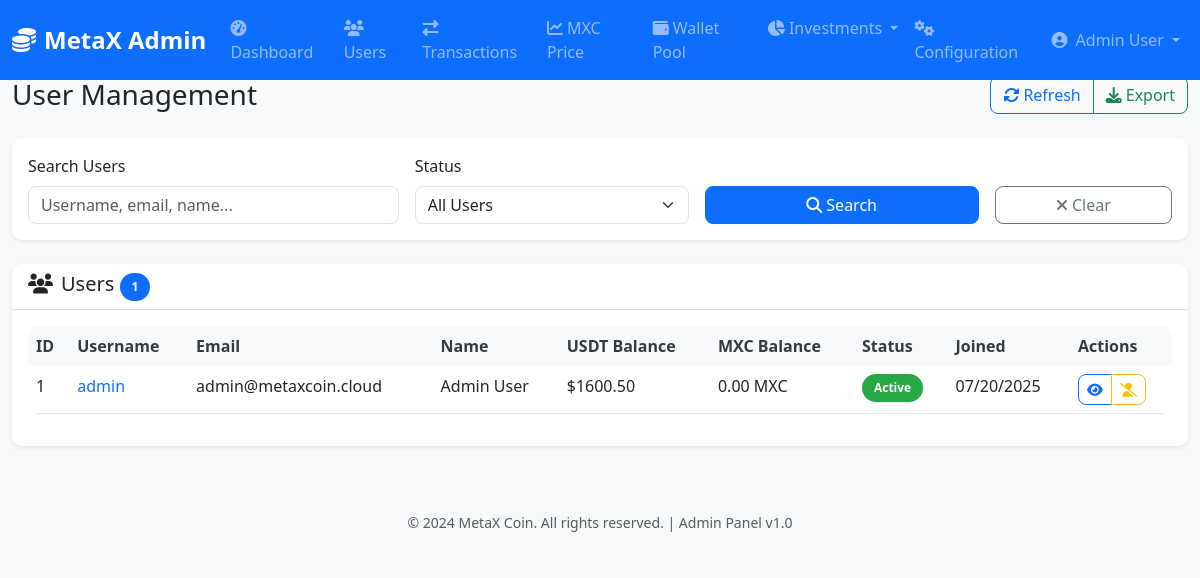
Page /admin/users (signed in) on the committed database.
### models/user.py (models this page shows, shortened)
class User(db.Model):
    __tablename__ = 'users'
    id = db.Column(db.Integer, primary_key=True)
    username = db.Column(db.String(50), unique=True, nullable=False, index=True)
    email = db.Column(db.String(255), unique=True, nullable=False, index=True)
    password_hash = db.Column(db.String(255), nullable=False)
    first_name = db.Column(db.String(100), nullable=False)
    last_name = db.Column(db.String(100), nullable=False)
    phone = db.Column(db.String(20))
    date_of_birth = db.Column(db.Date)
    sponsor_id = db.Column(db.Integer, db.ForeignKey('users.id'), index=True)
    referral_code = db.Column(db.String(20), unique=True, nullable=False, index=True)
    is_active = db.Column(db.Boolean, default=True, nullable=False)
    is_verified = db.Column(db.Boolean, default=False, nullable=False)
    is_admin = db.Column(db.Boolean, default=False, nullable=False)
    rank = db.Column(db.String(20), default='Bronze')
    total_investment = db.Column(db.Numeric(20, 8), default=0, nullable=False)
    total_earnings = db.Column(db.Numeric(20, 8), default=0, nullable=False)
    created_at = db.Column(db.DateTime, default=datetime.utcnow, nullable=False)
    updated_at = db.Column(db.DateTime, default=datetime.utcnow, onupdate=datetime.utcnow)
    last_login = db.Column(db.DateTime)
    sponsor = db.relationship('User', remote_side=[id], backref='referrals')
    wallets = db.relationship('Wallet', backref='user', lazy='dynamic', cascade='all, delete-orphan')
    transactions = db.relationship('Transaction', backref='user', lazy='dynamic')
    incomes = db.relationship('Income', foreign_keys='Income.user_id', backref='user', lazy='dynamic')
    wallet_assignments = db.relationship('WalletAssignment', backref='user', lazy='dynamic')
    def get_wallet_balance(self, wallet_type):
        from .wallet import Wallet
        wallet = Wallet.query.filter_by(user_id=self.id, wallet_type=wallet_type).first()
        return float(wallet.balance) if wallet else 0.0

### models/wallet.py (models this page shows, shortened)
class Wallet(db.Model):
    __tablename__ = 'wallets'
    id = db.Column(db.Integer, primary_key=True)
    user_id = db.Column(db.Integer, db.ForeignKey('users.id'), nullable=False, index=True)
    wallet_type = db.Column(db.String(50), nullable=False, index=True)
    balance = db.Column(db.Numeric(20, 8), default=0, nullable=False)
    locked_balance = db.Column(db.Numeric(20, 8), default=0, nullable=False)
    created_at = db.Column(db.DateTime, default=datetime.utcnow, nullable=False)
    updated_at = db.Column(db.DateTime, default=datetime.utcnow, onupdate=datetime.utcnow)
    __table_args__ = (
        db.UniqueConstraint('user_id', 'wallet_type', name='unique_user_wallet_type'),
        db.Index('idx_user_wallet_type', 'user_id', 'wallet_type'),
    )

### admin/web_routes.py (the view, shortened to what this page needs)
@admin_web_bp.route('/users')
@admin_session_required
def users():
    try:
        page = request.args.get('page', 1, type=int)
        per_page = 20
        search = request.args.get('search', '').strip()
        status = request.args.get('status', 'all')
        query = User.query
        if status == 'active':
            query = query.filter_by(is_active=True)
        elif status == 'inactive':
            query = query.filter_by(is_active=False)
        users_pagination = query.order_by(desc(User.created_at)).paginate(
            page=page, per_page=per_page, error_out=False
        )
        return render_template('admin/users.html',
                             users=users_pagination,
                             search=search,
                             status=status)
    except Exception as e:
        flash(f'Error loading users: {str(e)}', 'error')
        return render_template('admin/users.html', users=None, search='', status='all')

### auth/routes.py (called while the page is built)
@auth_bp.before_app_request
def check_if_token_revoked():
    try:
        if request.endpoint and 'auth' in request.endpoint:
            jti = get_jwt().get('jti')
            if jti in blacklisted_tokens:
                return jsonify({'error': 'Token has been revoked'}), 401
    except:
        pass  # No JWT in request

### auth/utils.py (called while the page is built)
def admin_session_required(f):
    @wraps(f)
    def decorated_function(*args, **kwargs):
        from flask import session, redirect, url_for, flash
        if 'admin_user_id' not in session or 'admin_access_token' not in session:
            flash('Please log in to access the admin panel', 'warning')
            return redirect(url_for('admin_web.login'))
        user = User.query.get(session['admin_user_id'])
        if not user or not user.is_admin or not user.is_active:
            session.clear()
            flash('Your session has expired. Please log in again.', 'warning')
            return redirect(url_for('admin_web.login'))
        return f(*args, **kwargs)
    return decorated_function

### templates/admin/users.html (shortened to what this page needs)
{% extends "admin/base.html" %}
{% block page_title %}User Management{% endblock %}
{% block page_actions %}
<div class="btn-group" role="group">
    <button type="button" class="btn btn-outline-primary" onclick="location.reload()">
        <i class="fas fa-sync-alt me-1"></i>Refresh
    </button>
    <button type="button" class="btn btn-outline-success" data-bs-toggle="modal" data-bs-target="#exportModal">
        <i class="fas fa-download me-1"></i>Export
    </button>
</div>
{% endblock %}
{% block content %}
<div class="card mb-4">
    <div class="card-body">
        <form method="GET" class="row g-3">
            <div class="col-md-4">
                <label for="search" class="form-label">Search Users</label>
                <input type="text" class="form-control" id="search" name="search"
                       value="{{ search }}" placeholder="Username, email, name...">
            </div>
            <div class="col-md-3">
                <label for="status" class="form-label">Status</label>
                <select class="form-select" id="status" name="status">
                    <option value="all" {{ 'selected' if status == 'all' else '' }}>All Users</option>
                </select>
            </div>
            <div class="col-md-3">
                <label class="form-label">&nbsp;</label>
                <div class="d-grid">
                    <button type="submit" class="btn btn-primary">
                        <i class="fas fa-search me-1"></i>Search
                    </button>
                </div>
            </div>
            <div class="col-md-2">
                <label class="form-label">&nbsp;</label>
                <div class="d-grid">
                    <a href="{{ url_for('admin_web.users') }}" class="btn btn-outline-secondary">
                        <i class="fas fa-times me-1"></i>Clear
                    </a>
                </div>
            </div>
        </form>
    </div>
</div>
<div class="card">
    <div class="card-header d-flex justify-content-between align-items-center">
        <h5 class="mb-0">
            <i class="fas fa-users me-2"></i>Users
            {% if users and users.total %}
            <span class="badge bg-primary">{{ users.total }}</span>
            {% endif %}
        </h5>
    </div>
    <div class="card-body">
        {% if users and users.items %}
        <div class="table-responsive">
            <table class="table table-hover" id="usersTable">
                <thead>
                    <tr>
                        <th>ID</th>
                        <th>Username</th>
                        <th>Email</th>
                        <th>Name</th>
                        <th>USDT Balance</th>
                        <th>MXC Balance</th>
                        <th>Status</th>
                        <th>Joined</th>
                        <th>Actions</th>
                    </tr>
                </thead>
                <tbody>
                    {% for user in users.items %}
                    <tr>
                        <td>{{ user.id }}</td>
                        <td>
                            <a href="{{ url_for('admin_web.user_detail', user_id=user.id) }}"
                               class="text-decoration-none">
                                {{ user.username }}
                            </a>
                        </td>
                        <td>{{ user.email }}</td>
                        <td>{{ (user.first_name + ' ' + user.last_name) if user.first_name and user.last_name else 'N/A' }}</td>
                        <td>${{ "{:.2f}".format(user.get_wallet_balance('available_fund') + user.get_wallet_balance('main_balance')) }}</td>
                        <td>{{ "{:.2f}".format(0) }} MXC</td>
                        <td>
                            {% if user.is_active %}
                            <span class="badge status-active">Active</span>
                            {% else %}
                            <span class="badge status-inactive">Inactive</span>
                            {% endif %}
                        </td>
                        <td>{{ user.created_at.strftime('%m/%d/%Y') if user.created_at else 'N/A' }}</td>
                        <td>
                            <div class="btn-group btn-group-sm" role="group">
                                <a href="{{ url_for('admin_web.user_detail', user_id=user.id) }}"
                                   class="btn btn-outline-primary" title="View Details">
                                    <i class="fas fa-eye"></i>
                                </a>
                                <button type="button" class="btn btn-outline-warning"
                                        onclick="toggleUserStatus({{ user.id }}, {{ user.is_active|lower }})"
                                        title="{{ 'Deactivate' if user.is_active else 'Activate' }} User">
                                    <i class="fas fa-{{ 'user-slash' if user.is_active else 'user-check' }}"></i>
                                </button>
                            </div>
                        </td>
                    </tr>
                    {% endfor %}
                </tbody>
            </table>
        </div>
        {% else %}
        <div class="text-center text-muted py-5">
            <i class="fas fa-users fa-3x mb-3"></i>
            <h5>No Users Found</h5>
            <p>No users match your search criteria.</p>
        </div>
        {% endif %}
    </div>
</div>
{% endblock %}

### static/css/admin.css (style rules this page uses)
:root { --primary-color: #007bff; --secondary-color: #6c757d; --success-color: #28a745; --danger-color: #dc3545; --warning-color: #ffc107; --info-color: #17a2b8; --light-color: #f8f9fa; --dark-color: #343a40; }
body { background-color: #f8f9fa; font-family: 'Segoe UI', Tahoma, Geneva, Verdana, sans-serif; }
.card { border: none; border-radius: 10px; box-shadow: 0 0.125rem 0.25rem rgba(0, 0, 0, 0.075); transition: all 0.3s ease; }
.card-header { background-color: transparent; border-bottom: 1px solid rgba(0, 0, 0, 0.125); font-weight: 600; }
.table { background-color: white; border-radius: 10px; overflow: hidden; }
.table thead th { background-color: var(--light-color); border: none; font-weight: 600; color: var(--dark-color); }
.table tbody tr { transition: all 0.3s ease; }
.btn { border-radius: 8px; font-weight: 500; transition: all 0.3s ease; }
.badge { font-size: 0.75rem; padding: 0.5rem 0.75rem; border-radius: 20px; }
.status-active { background-color: var(--success-color); }
.form-control, .form-select { border-radius: 8px; border: 1px solid #dee2e6; transition: all 0.3s ease; }

### rows in the picture
User: id "1", username "admin", email "admin@metaxcoin.cloud", first_name+last_name "Admin User", value "0.00", is_active "Active", created_at "07/20/2025"
Wallet: get_wallet_balance "1600.50"

### other values in the picture
{{ session.admin_full_name }} "Admin User"
{{ users.total }} "1"
